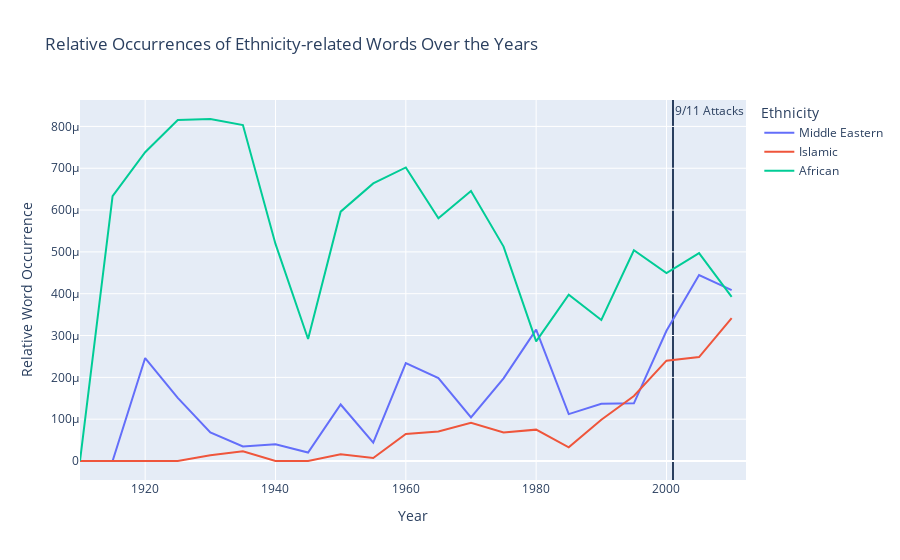

The notebook cell this image was saved under:
### Code cell
ethnicities=["Middle Eastern",'Islamic','African']
plot_relative_occurrences(df_sum, ethmerged, ethnicities, 5, [('2001', '2001', '9/11 Attacks')])

### Figure 1 — Plotly figure (JSON) as saved in the notebook; plotly's stock layout.template omitted (floating-point values rounded to 4 significant figures)
{"data": [{"hovertemplate": "Ethnicity=Middle Eastern<br>Year=%{x}<br>Relative Word Occurrence=%{y}<extra></extra>", "legendgroup": "Middle Eastern", "line": {"color": "#636efa", "dash": "solid"}, "marker": {"symbol": "circle"}, "mode": "lines", "name": "Middle Eastern", "orientation": "v", "showlegend": true, "type": "scatter", "x": [1910, 1915, 1920, 1925, 1930, 1935, 1940, 1945, 1950, 1955, 1960, 1965, 1970, 1975, 1980, 1985, 1990, 1995, 2000, 2005, 2010], "xaxis": "x", "y": [0, 0, 0.0002461, 0.000151, 6.815e-05, 3.493e-05, 3.992e-05, 2.011e-05, 0.0001351, 4.377e-05, 0.000234, 0.0001981, 0.0001044, 0.0001977, 0.0003141, 0.0001121, 0.0001368, 0.0001379, 0.0003115, 0.0004445, 0.0004087], "yaxis": "y"}, {"hovertemplate": "Ethnicity=Islamic<br>Year=%{x}<br>Relative Word Occurrence=%{y}<extra></extra>", "legendgroup": "Islamic", "line": {"color": "#EF553B", "dash": "solid"}, "marker": {"symbol": "circle"}, "mode": "lines", "name": "Islamic", "orientation": "v", "showlegend": true, "type": "scatter", "x": [1910, 1915, 1920, 1925, 1930, 1935, 1940, 1945, 1950, 1955, 1960, 1965, 1970, 1975, 1980, 1985, 1990, 1995, 2000, 2005, 2010], "xaxis": "x", "y": [0, 0, 0, 0, 1.363e-05, 2.329e-05, 0, 0, 1.59e-05, 7.295e-06, 6.455e-05, 7.075e-05, 9.131e-05, 6.795e-05, 7.501e-05, 3.256e-05, 9.862e-05, 0.0001554, 0.00024, 0.0002486, 0.0003415], "yaxis": "y"}, {"hovertemplate": "Ethnicity=African<br>Year=%{x}<br>Relative Word Occurrence=%{y}<extra></extra>", "legendgroup": "African", "line": {"color": "#00cc96", "dash": "solid"}, "marker": {"symbol": "circle"}, "mode": "lines", "name": "African", "orientation": "v", "showlegend": true, "type": "scatter", "x": [1910, 1915, 1920, 1925, 1930, 1935, 1940, 1945, 1950, 1955, 1960, 1965, 1970, 1975, 1980, 1985, 1990, 1995, 2000, 2005, 2010], "xaxis": "x", "y": [0, 0.0006331, 0.0007384, 0.0008155, 0.0008178, 0.0008034, 0.000519, 0.0002916, 0.0005962, 0.0006638, 0.000702, 0.0005802, 0.0006457, 0.0005127, 0.000286, 0.0003979, 0.0003372, 0.0005038, 0.0004493, 0.0004971, 0.0003926], "yaxis": "y"}], "layout": {"annotations": [{"showarrow": false, "text": "9/11 Attacks", "x": "2001", "xanchor": "left", "xref": "x", "y": 1, "yanchor": "top", "yref": "y domain"}], "legend": {"title": {"text": "Ethnicity"}, "tracegroupgap": 0}, "shapes": [{"fillcolor": "rgba(255, 0, 0, 0.05)", "layer": "below", "type": "rect", "x0": "2001", "x1": "2001", "xref": "x", "y0": 0, "y1": 1, "yref": "y domain"}], "title": {"text": "Relative Occurrences of Ethnicity-related Words Over the Years"}, "xaxis": {"anchor": "y", "domain": [0, 1], "title": {"text": "Year"}}, "yaxis": {"anchor": "x", "domain": [0, 1], "title": {"text": "Relative Word Occurrence"}}}}
